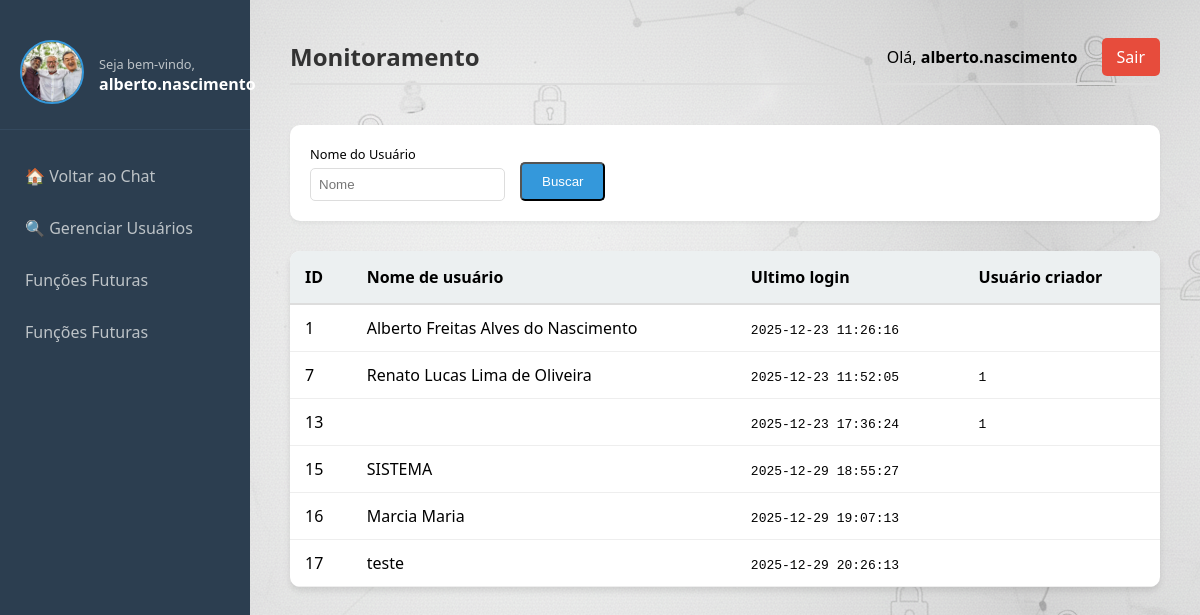
/twoway/pages/logs/logs.php (signed in), run on an earlier commit of the app's database.
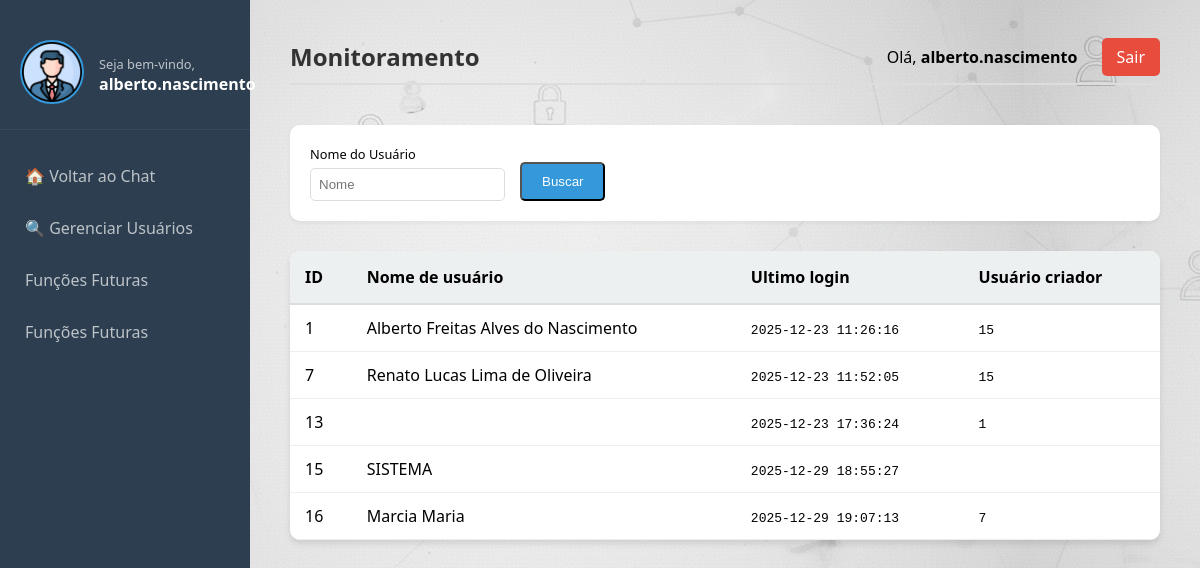
And on a later commit of the database.
### tables this page shows
CREATE TABLE `usuarios` (
  `id` int(11) NOT NULL AUTO_INCREMENT,
  `nome_completo` varchar(255) NOT NULL,
  `username` varchar(50) NOT NULL,
  `email` varchar(100) DEFAULT NULL,
  `telefone` varchar(20) DEFAULT NULL,
  `password_hash` varchar(255) NOT NULL,
  `nivel_acesso` enum('admin','usuario') DEFAULT 'usuario',
  `status` tinyint(1) DEFAULT 1,
  `data_cadastro` timestamp NOT NULL DEFAULT current_timestamp(),
  `profile_pic` varchar(255) DEFAULT NULL,
  `usuario_criador` int(11) DEFAULT NULL,
  PRIMARY KEY (`id`),
  UNIQUE KEY `username` (`username`),
  UNIQUE KEY `email` (`email`),
  KEY `usuarios_usuarios_FK` (`usuario_criador`),
  CONSTRAINT `usuarios_usuarios_FK` FOREIGN KEY (`usuario_criador`) REFERENCES `usuarios` (`id`)
);

### twoway/pages/logs/logs.php (the view, shortened to what this page needs)
<?php
include '../../engine/config.php';
$user_id = $_SESSION['user_id'];
$query_user = "SELECT profile_pic FROM usuarios WHERE id = ?";
$stmt = $conn->prepare($query_user);
$stmt->bind_param("i", $user_id);
$stmt->execute();
$res_user = $stmt->get_result();
$usuario = $res_user->fetch_assoc();
$where = "WHERE 1=1";
$sql = "SELECT * FROM usuarios $where";
$result = $conn->query($sql);
?>
<!DOCTYPE html>
<html lang="pt-BR">
<head>
    <link rel="stylesheet" href="../../styles/search_users/styles.css">
    <link rel="stylesheet" href="../../styles/minimo.css">
</head>
<body>
    <div class="sidebar">
        <div class="profile clearfix">
                <div id="perfil-user">
                    <img src="../../<?php echo $usuario['profile_pic']; ?>">
                </div>
                <div class="profile_info">
                    <span>Seja bem-vindo,</span>
                    <h2><?php echo $_SESSION['username']; ?></h2>
                </div>
        </div>
        <a href="../chat/chat.php">🏠 Voltar ao Chat</a>
        <a href="../search_users/index.php">🔍 Gerenciar Usuários</a>
        <a href="#">Funções Futuras</a>
        <a href="#">Funções Futuras</a>
    </div>
    <div class="main-content">
        <div class="header">
            <div class="welcome-msg">
                 <strong>Monitoramento</strong>
            </div>
            <div>
                <span style="margin-right: 20px;">Olá, <strong><?php echo $_SESSION['username']; ?></strong></span>
                <a href="../../logout.php" class="btn-logout">Sair</a>
            </div>
        </div>
        <div style="background: white; padding: 20px; border-radius: 10px; margin-bottom: 30px; box-shadow: 0 2px 4px rgba(0,0,0,0.05);">
            <form action="index.php" method="GET">
                <div style="display: flex; flex-wrap: wrap; gap: 15px; align-items: flex-end;">
                    <div style="display: flex; flex-direction: column;">
                        <label style="font-size: 0.8rem; margin-bottom: 5px;">Nome do Usuário</label>
                        <input type="text" name="nome" placeholder="Nome" value="<?php echo $_GET['nome'] ?? ''; ?>" style="padding: 8px; border-radius: 5px; border: 1px solid #ddd;">
                    </div>
                    <button type="submit" class="btn-acao">Buscar</button>
                </div>
            </form>
        </div>
        <div style="background: white; border-radius: 10px; box-shadow: 0 4px 6px rgba(0,0,0,0.1); overflow: hidden;">
            <table style="width: 100%; border-collapse: collapse;">
                <thead>
                    <tr style="background-color: #ecf0f1; border-bottom: 2px solid #ddd;">
                        <th style="padding: 15px; text-align: left;">ID</th>
                        <th style="padding: 15px; text-align: left;">Nome de usuário</th>
                        <th style="padding: 15px; text-align: left;">Ultimo login</th>
                        <th style="padding: 15px; text-align: left;">Usuário criador</th>
                    </tr>
                </thead>
                <tbody>
                    <?php if ($result && $result->num_rows > 0): ?>
                        <?php while($row = $result->fetch_assoc()): ?>
                            <tr style="border-bottom: 1px solid #eee;">
                                <td style="padding: 12px 15px;"><?php echo $row['id']; ?></td>
                                <td style="padding: 12px 15px;"><?php echo $row['nome_completo']; ?></td>
                                <td style="padding: 12px 15px;"><code><?php echo $row['data_cadastro']; ?></code></td>
                                <td style="padding: 12px 15px;"><code><?php echo $row['usuario_criador']; ?></code></td>
                            </tr>
                        <?php endwhile; ?>
                    <?php else: ?>
                        <tr>
                            <td colspan="5" style="padding: 30px; text-align: center; color: #999;">Nenhum usuário encontrado.</td>
                        </tr>
                    <?php endif; ?>
                </tbody>
            </table>
        </div>
    </div>
</body>
</html>
</html>

### twoway/styles/search_users/styles.css (style rules this page uses)
body { font-family: 'Segoe UI', Tahoma, Geneva, Verdana, sans-serif; background-color: #f4f7f6; margin: 0; display: flex; background-image: url(../../images/Buscuser.png); }
.sidebar { width: 250px; height: 100vh; background-color: #2c3e50; color: white; position: fixed; padding-top: 20px; }
.sidebar h2 { text-align: center; font-size: 1.2rem; margin-bottom: 30px; color: #ecf0f1; }
.sidebar a { display: block; color: #bdc3c7; padding: 15px 25px; text-decoration: none; transition: 0.3s; }
.main-content { margin-left: 250px; padding: 40px; width: 100%; background-size: cover; }
.header { display: flex; justify-content: space-between; align-items: center; margin-bottom: 40px; border-bottom: 2px solid #ddd; padding-bottom: 10px; }
.welcome-msg { font-size: 1.5rem; color: #333; }
.btn-acao { background-color: #3498db; color: white; padding: 10px 20px; text-decoration: none; border-radius: 5px; display: inline-block; }
.btn-logout { background-color: #e74c3c; color: white; padding: 8px 15px; text-decoration: none; border-radius: 5px; }
input { padding: 8px; border-radius: 5px; border: 1px solid #ddd; }

### twoway/styles/minimo.css (style rules this page uses)
.profile { padding: 20px; border-bottom: 1px solid #34495e; margin-bottom: 20px; display: flex; align-items: center; gap: 15px; }
#perfil-user img { width: 60px; height: 60px; border-radius: 50%; object-fit: cover; border: 2px solid #3498db; }
.profile_info span { font-size: 0.8rem; color: #bdc3c7; display: block; }
.profile_info h2 { font-size: 1rem; margin: 0; color: #fff; text-align: left; }

What changed in the data, as far as the page shows it:
removed usuarios: id "17", nome_completo "teste", data_cadastro "2025-12-29 20:26:13"
changed usuarios "Alberto Freitas Alves do Nascimento": profile_pic: a different picture; usuario_criador (not shown) → "15"
changed usuarios "Renato Lucas Lima de Oliveira": usuario_criador "1" → "15"
changed usuarios "Marcia Maria": usuario_criador (not shown) → "7"
